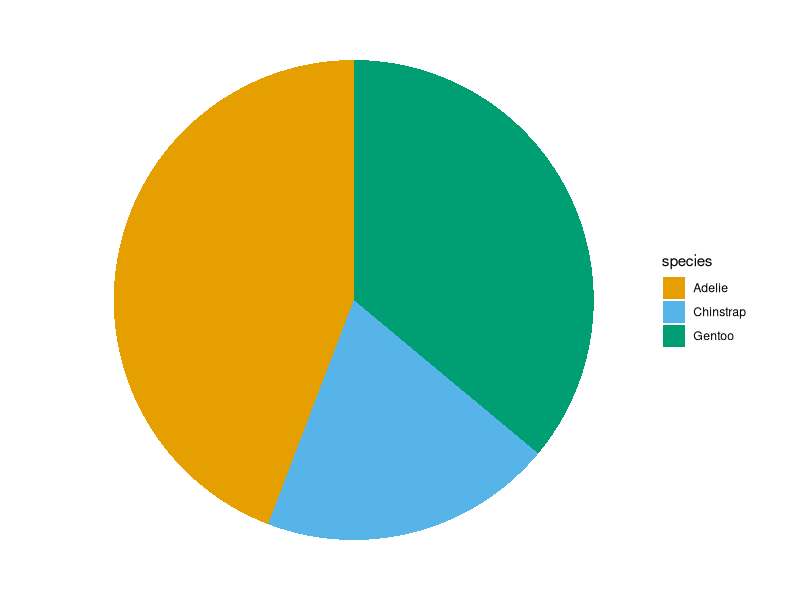

Reproduce this figure in R.

            library(ggplot2)
            library(palmerpenguins)
            built_answer <- tryCatch(
                {
                    set.seed(42)
                    ggplot(penguins, aes(x = "", fill = species)) + geom_bar() + coord_polar(theta = "y") + scale_fill_manual(values = c(Adelie = "#E69F00", Chinstrap = "#56B4E9", Gentoo = "#009E73")) + theme_void()
                    suppressWarnings(
                        if (!file.exists("/sandbox/figures/species_count_pie_coord_polar_scale_fill_manual_answer.png")) {
                            ggsave(
                                width = 3,
                                height = 3,
                                "/sandbox/figures/species_count_pie_coord_polar_scale_fill_manual_answer.png"
                            )
                        }
                    )
                    suppressWarnings(
                        ggplot_build(last_plot())
                    )
                },
                error = function(e) {
                    'ERROR'
                }
            )
            built_submission <- tryCatch(
                {
                    set.seed(42)
                    penguins$species <- as.factor(penguins$species)
ggplot(penguins, aes(x = "", y = bill_length_mm, fill = species)) +
  geom_bar(position = "dodge") +
  coord_polar(theta = "y") +
  theme_void() +
  scale_fill_manual(values = c(Adelie = "#E69F00", Chinstrap = "#56B4E9", Gentoo = "#009E73")) +
  theme(axis.text.x = element_blank()) +
  theme(axis.text.y = element_blank()) +
  theme(axis.title.x = element_blank()) +
  theme(axis.title.y = element_blank())
                    suppressWarnings(
                        ggsave(
                            width = 3,
                            height = 3,
                            "figures/species_count_pie_coord_polar_scale_fill_manual_submission_llama.png"
                        )
                    )
                    suppressWarnings(
                        ggplot_build(last_plot())
                    )
                },
                error = function(e) {
                    'ERROR'
                }
            )
            cat(isTRUE(all.equal(built_answer, built_submission)))
        
